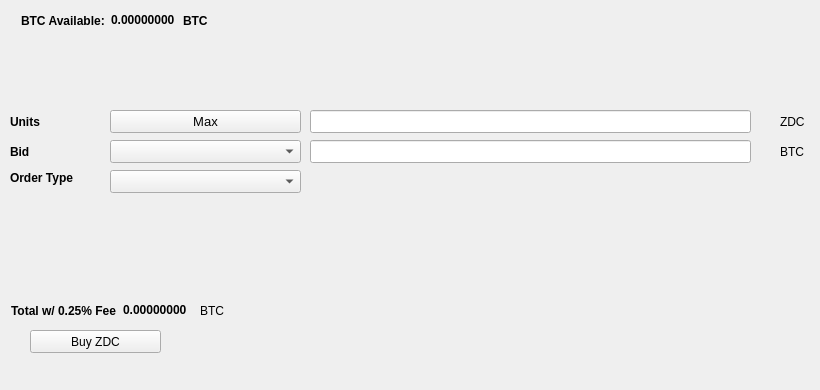
   <widget class="QWidget" name="BuyTab">
    <attribute name="title">
     <string>Buy</string>
    </attribute>
    <widget class="QPushButton" name="BuyZDC">
     <property name="geometry">
      <rect>
       <x>30</x>
       <y>330</y>
       <width>131</width>
       <height>23</height>
      </rect>
     </property>
     <property name="text">
      <string>Buy ZDC</string>
     </property>
     <property name="icon">
      <iconset resource="../zodiac.qrc">
       <normaloff>:/icons/bitcoin</normaloff>:/icons/bitcoin</iconset>
     </property>
    </widget>
    <widget class="QLabel" name="label_3">
     <property name="geometry">
      <rect>
       <x>10</x>
       <y>110</y>
       <width>46</width>
       <height>23</height>
      </rect>
     </property>
     <property name="font">
      <font>
       <weight>75</weight>
       <bold>true</bold>
      </font>
     </property>
     <property name="text">
      <string>Units</string>
     </property>
    </widget>
    <widget class="QLineEdit" name="UnitsInput">
     <property name="geometry">
      <rect>
       <x>310</x>
       <y>110</y>
       <width>441</width>
       <height>23</height>
      </rect>
     </property>
     <property name="font">
      <font>
       <pointsize>9</pointsize>
       <weight>75</weight>
       <bold>true</bold>
      </font>
     </property>
    </widget>
    <widget class="QLineEdit" name="BuyBidPriceEdit">
     <property name="geometry">
      <rect>
       <x>310</x>
       <y>140</y>
       <width>441</width>
       <height>23</height>
      </rect>
     </property>
     <property name="font">
      <font>
       <pointsize>9</pointsize>
       <weight>75</weight>
       <bold>true</bold>
      </font>
     </property>
    </widget>
    <widget class="QLabel" name="label_4">
     <property name="geometry">
      <rect>
       <x>780</x>
       <y>110</y>
       <width>31</width>
       <height>23</height>
      </rect>
     </property>
     <property name="text">
      <string>ZDC</string>
     </property>
    </widget>
    <widget class="QLabel" name="label_5">
     <property name="geometry">
      <rect>
       <x>780</x>
       <y>140</y>
       <width>31</width>
       <height>23</height>
      </rect>
     </property>
     <property name="text">
      <string>BTC</string>
     </property>
    </widget>
    <widget class="QLabel" name="label_6">
     <property name="geometry">
      <rect>
       <x>10</x>
       <y>140</y>
       <width>46</width>
       <height>23</height>
      </rect>
     </property>
     <property name="font">
      <font>
       <weight>75</weight>
       <bold>true</bold>
      </font>
     </property>
     <property name="text">
      <string>Bid</string>
     </property>
    </widget>
    <widget class="QLabel" name="label_7">
     <property name="geometry">
      <rect>
       <x>10</x>
       <y>170</y>
       <width>91</width>
       <height>16</height>
      </rect>
     </property>
     <property name="font">
      <font>
       <weight>75</weight>
       <bold>true</bold>
      </font>
     </property>
     <property name="text">
      <string>Order Type</string>
     </property>
    </widget>
    <widget class="QPushButton" name="Buy_Max_Amount">
     <property name="geometry">
      <rect>
       <x>110</x>
       <y>110</y>
       <width>191</width>
       <height>23</height>
      </rect>
     </property>
     <property name="font">
      <font>
       <pointsize>10</pointsize>
      </font>
     </property>
     <property name="text">
      <string>Max</string>
     </property>
    </widget>
    <widget class="QComboBox" name="BuyBidcomboBox">
     <property name="geometry">
      <rect>
       <x>110</x>
       <y>140</y>
       <width>191</width>
       <height>23</height>
      </rect>
     </property>
     <property name="font">
      <font>
       <pointsize>10</pointsize>
      </font>
     </property>
    </widget>
    <widget class="QComboBox" name="buyOrdertypeCombo">
     <property name="geometry">
      <rect>
       <x>110</x>
       <y>170</y>
       <width>191</width>
       <height>23</height>
      </rect>
     </property>
     <property name="font">
      <font>
       <pointsize>10</pointsize>
      </font>
     </property>
    </widget>
    <widget class="QWidget" name="layoutWidget1">
     <property name="geometry">
      <rect>
       <x>21</x>
       <y>11</y>
       <width>227</width>
       <height>19</height>
      </rect>
     </property>
     <layout class="QHBoxLayout" name="horizontalLayout_3">
      <item>
       <widget class="QLabel" name="label232">
        <property name="font">
         <font>
          <weight>75</weight>
          <bold>true</bold>
         </font>
        </property>
        <property name="text">
         <string>BTC Available:</string>
        </property>
       </widget>
      </item>
      <item>
       <widget class="QLabel" name="BtcAvailableLbl">
        <property name="palette">
         <palette>
          <active>
           <colorrole role="WindowText">
            <brush brushstyle="SolidPattern">
             <color alpha="255">
              <red>0</red>
              <green>0</green>
              <blue>0</blue>
             </color>
            </brush>
           </colorrole>
           <colorrole role="Button">
            <brush brushstyle="SolidPattern">
             <color alpha="255">
              <red>0</red>
              <green>170</green>
              <blue>0</blue>
             </color>
            </brush>
           </colorrole>
           <colorrole role="Light">
            <brush brushstyle="SolidPattern">
             <color alpha="255">
              <red>0</red>
              <green>255</green>
              <blue>0</blue>
             </color>
            </brush>
           </colorrole>
           <colorrole role="Midlight">
            <brush brushstyle="SolidPattern">
             <color alpha="255">
              <red>0</red>
              <green>212</green>
              <blue>0</blue>
             </color>
            </brush>
           </colorrole>
           <colorrole role="Dark">
            <brush brushstyle="SolidPattern">
             <color alpha="255">
              <red>0</red>
              <green>85</green>
              <blue>0</blue>
             </color>
            </brush>
           </colorrole>
           <colorrole role="Mid">
            <brush brushstyle="SolidPattern">
             <color alpha="255">
              <red>0</red>
              <green>113</green>
              <blue>0</blue>
             </color>
            </brush>
           </colorrole>
           <colorrole role="Text">
            <brush brushstyle="SolidPattern">
             <color alpha="255">
              <red>0</red>
              <green>170</green>
              <blue>0</blue>
             </color>
            </brush>
           </colorrole>
           <colorrole role="BrightText">
            <brush brushstyle="SolidPattern">
             <color alpha="255">
              <red>255</red>
              <green>255</green>
              <blue>255</blue>
             </color>
            </brush>
           </colorrole>
           <colorrole role="ButtonText">
            <brush brushstyle="SolidPattern">
             <color alpha="255">
              <red>0</red>
              <green>0</green>
              <blue>0</blue>
             </color>
            </brush>
           </colorrole>
           <colorrole role="Base">
            <brush brushstyle="SolidPattern">
             <color alpha="255">
              <red>255</red>
              <green>255</green>
              <blue>255</blue>
             </color>
            </brush>
           </colorrole>
           <colorrole role="Window">
            <brush brushstyle="SolidPattern">
             <color alpha="255">
              <red>0</red>
              <green>170</green>
              <blue>0</blue>
             </color>
            </brush>
           </colorrole>
           <colorrole role="Shadow">
            <brush brushstyle="SolidPattern">
             <color alpha="255">
              <red>0</red>
              <green>0</green>
              <blue>0</blue>
             </color>
            </brush>
           </colorrole>
           <colorrole role="AlternateBase">
            <brush brushstyle="SolidPattern">
             <color alpha="255">
              <red>127</red>
              <green>212</green>
              <blue>127</blue>
             </color>
            </brush>
           </colorrole>
           <colorrole role="ToolTipBase">
            <brush brushstyle="SolidPattern">
             <color alpha="255">
              <red>255</red>
              <green>255</green>
              <blue>220</blue>
             </color>
            </brush>
           </colorrole>
           <colorrole role="ToolTipText">
            <brush brushstyle="SolidPattern">
             <color alpha="255">
              <red>0</red>
              <green>0</green>
              <blue>0</blue>
             </color>
            </brush>
           </colorrole>
          </active>
          <inactive>
           <colorrole role="WindowText">
            <brush brushstyle="SolidPattern">
             <color alpha="255">
              <red>0</red>
              <green>0</green>
              <blue>0</blue>
             </color>
            </brush>
           </colorrole>
           <colorrole role="Button">
            <brush brushstyle="SolidPattern">
             <color alpha="255">
              <red>0</red>
              <green>170</green>
              <blue>0</blue>
             </color>
            </brush>
           </colorrole>
           <colorrole role="Light">
            <brush brushstyle="SolidPattern">
             <color alpha="255">
              <red>0</red>
              <green>255</green>
              <blue>0</blue>
             </color>
            </brush>
           </colorrole>
           <colorrole role="Midlight">
            <brush brushstyle="SolidPattern">
             <color alpha="255">
              <red>0</red>
              <green>212</green>
              <blue>0</blue>
             </color>
            </brush>
           </colorrole>
           <colorrole role="Dark">
            <brush brushstyle="SolidPattern">
             <color alpha="255">
              <red>0</red>
              <green>85</green>
              <blue>0</blue>
             </color>
            </brush>
           </colorrole>
           <colorrole role="Mid">
            <brush brushstyle="SolidPattern">
             <color alpha="255">
              <red>0</red>
              <green>113</green>
              <blue>0</blue>
             </color>
            </brush>
           </colorrole>
           <colorrole role="Text">
            <brush brushstyle="SolidPattern">
             <color alpha="255">
              <red>0</red>
              <green>170</green>
              <blue>0</blue>
             </color>
            </brush>
           </colorrole>
           <colorrole role="BrightText">
            <brush brushstyle="SolidPattern">
             <color alpha="255">
              <red>255</red>
              <green>255</green>
              <blue>255</blue>
             </color>
            </brush>
           </colorrole>
           <colorrole role="ButtonText">
            <brush brushstyle="SolidPattern">
             <color alpha="255">
              <red>0</red>
              <green>0</green>
              <blue>0</blue>
             </color>
            </brush>
           </colorrole>
           <colorrole role="Base">
            <brush brushstyle="SolidPattern">
             <color alpha="255">
              <red>255</red>
              <green>255</green>
              <blue>255</blue>
             </color>
            </brush>
           </colorrole>
           <colorrole role="Window">
            <brush brushstyle="SolidPattern">
             <color alpha="255">
              <red>0</red>
              <green>170</green>
              <blue>0</blue>
             </color>
            </brush>
           </colorrole>
           <colorrole role="Shadow">
            <brush brushstyle="SolidPattern">
             <color alpha="255">
              <red>0</red>
              <green>0</green>
              <blue>0</blue>
             </color>
            </brush>
           </colorrole>
           <colorrole role="AlternateBase">
            <brush brushstyle="SolidPattern">
             <color alpha="255">
              <red>127</red>
              <green>212</green>
              <blue>127</blue>
             </color>
            </brush>
           </colorrole>
           <colorrole role="ToolTipBase">
            <brush brushstyle="SolidPattern">
             <color alpha="255">
              <red>255</red>
              <green>255</green>
              <blue>220</blue>
             </color>
            </brush>
           </colorrole>
           <colorrole role="ToolTipText">
            <brush brushstyle="SolidPattern">
             <color alpha="255">
              <red>0</red>
              <green>0</green>
              <blue>0</blue>
             </color>
            </brush>
           </colorrole>
          </inactive>
          <disabled>
           <colorrole role="WindowText">
            <brush brushstyle="SolidPattern">
             <color alpha="255">
              <red>0</red>
              <green>85</green>
              <blue>0</blue>
             </color>
            </brush>
           </colorrole>
           <colorrole role="Button">
            <brush brushstyle="SolidPattern">
             <color alpha="255">
              <red>0</red>
              <green>170</green>
              <blue>0</blue>
             </color>
            </brush>
           </colorrole>
           <colorrole role="Light">
            <brush brushstyle="SolidPattern">
             <color alpha="255">
              <red>0</red>
              <green>255</green>
              <blue>0</blue>
             </color>
            </brush>
           </colorrole>
           <colorrole role="Midlight">
            <brush brushstyle="SolidPattern">
             <color alpha="255">
              <red>0</red>
              <green>212</green>
              <blue>0</blue>
             </color>
            </brush>
           </colorrole>
           <colorrole role="Dark">
            <brush brushstyle="SolidPattern">
             <color alpha="255">
              <red>0</red>
              <green>85</green>
              <blue>0</blue>
             </color>
            </brush>
           </colorrole>
           <colorrole role="Mid">
            <brush brushstyle="SolidPattern">
             <color alpha="255">
              <red>0</red>
              <green>113</green>
              <blue>0</blue>
             </color>
            </brush>
           </colorrole>
           <colorrole role="Text">
            <brush brushstyle="SolidPattern">
             <color alpha="255">
              <red>0</red>
              <green>85</green>
              <blue>0</blue>
             </color>
            </brush>
           </colorrole>
           <colorrole role="BrightText">
            <brush brushstyle="SolidPattern">
             <color alpha="255">
              <red>255</red>
              <green>255</green>
              <blue>255</blue>
             </color>
            </brush>
           </colorrole>
           <colorrole role="ButtonText">
            <brush brushstyle="SolidPattern">
             <color alpha="255">
              <red>0</red>
              <green>85</green>
              <blue>0</blue>
             </color>
            </brush>
           </colorrole>
           <colorrole role="Base">
            <brush brushstyle="SolidPattern">
             <color alpha="255">
              <red>0</red>
              <green>170</green>
              <blue>0</blue>
             </color>
            </brush>
           </colorrole>
           <colorrole role="Window">
            <brush brushstyle="SolidPattern">
             <color alpha="255">
              <red>0</red>
              <green>170</green>
              <blue>0</blue>
             </color>
            </brush>
           </colorrole>
           <colorrole role="Shadow">
            <brush brushstyle="SolidPattern">
             <color alpha="255">
              <red>0</red>
              <green>0</green>
              <blue>0</blue>
             </color>
            </brush>
           </colorrole>
           <colorrole role="AlternateBase">
            <brush brushstyle="SolidPattern">
             <color alpha="255">
              <red>0</red>
              <green>170</green>
              <blue>0</blue>
             </color>
            </brush>
           </colorrole>
           <colorrole role="ToolTipBase">
            <brush brushstyle="SolidPattern">
             <color alpha="255">
              <red>255</red>
              <green>255</green>
              <blue>220</blue>
             </color>
            </brush>
           </colorrole>
           <colorrole role="ToolTipText">
            <brush brushstyle="SolidPattern">
             <color alpha="255">
              <red>0</red>
              <green>0</green>
              <blue>0</blue>
             </color>
            </brush>
           </colorrole>
          </disabled>
         </palette>
        </property>
        <property name="font">
         <font>
          <weight>75</weight>
          <bold>true</bold>
         </font>
        </property>
        <property name="text">
         <string>0.00000000</string>
        </property>
        <property name="textInteractionFlags">
         <set>Qt::LinksAccessibleByMouse|Qt::TextSelectableByKeyboard|Qt::TextSelectableByMouse</set>
        </property>
       </widget>
      </item>
      <item>
       <widget class="QLabel" name="BtcAvailableLbl_2">
        <property name="font">
         <font>
          <weight>75</weight>
          <bold>true</bold>
         </font>
        </property>
        <property name="text">
         <string>BTC</string>
        </property>
       </widget>
      </item>
     </layout>
    </widget>
    <widget class="QWidget" name="layoutWidge2">
     <property name="geometry">
      <rect>
       <x>11</x>
       <y>301</y>
       <width>259</width>
       <height>19</height>
      </rect>
     </property>
     <layout class="QHBoxLayout" name="horizontalLayout_4">
      <item>
       <widget class="QLabel" name="label_9">
        <property name="font">
         <font>
          <weight>75</weight>
          <bold>true</bold>
         </font>
        </property>
        <property name="text">
         <string>Total w/ 0.25% Fee</string>
        </property>
       </widget>
      </item>
      <item>
       <widget class="QLabel" name="BuyCostLabel">
        <property name="palette">
         <palette>
          <active>
           <colorrole role="WindowText">
            <brush brushstyle="SolidPattern">
             <color alpha="255">
              <red>0</red>
              <green>0</green>
              <blue>0</blue>
             </color>
            </brush>
           </colorrole>
           <colorrole role="Button">
            <brush brushstyle="SolidPattern">
             <color alpha="255">
              <red>0</red>
              <green>170</green>
              <blue>0</blue>
             </color>
            </brush>
           </colorrole>
           <colorrole role="Light">
            <brush brushstyle="SolidPattern">
             <color alpha="255">
              <red>0</red>
              <green>255</green>
              <blue>0</blue>
             </color>
            </brush>
           </colorrole>
           <colorrole role="Midlight">
            <brush brushstyle="SolidPattern">
             <color alpha="255">
              <red>0</red>
              <green>212</green>
              <blue>0</blue>
             </color>
            </brush>
           </colorrole>
           <colorrole role="Dark">
            <brush brushstyle="SolidPattern">
             <color alpha="255">
              <red>0</red>
              <green>85</green>
              <blue>0</blue>
             </color>
            </brush>
           </colorrole>
           <colorrole role="Mid">
            <brush brushstyle="SolidPattern">
             <color alpha="255">
              <red>0</red>
              <green>113</green>
              <blue>0</blue>
             </color>
            </brush>
           </colorrole>
           <colorrole role="Text">
            <brush brushstyle="SolidPattern">
             <color alpha="255">
              <red>0</red>
              <green>170</green>
              <blue>0</blue>
             </color>
            </brush>
           </colorrole>
           <colorrole role="BrightText">
            <brush brushstyle="SolidPattern">
             <color alpha="255">
              <red>255</red>
              <green>255</green>
              <blue>255</blue>
             </color>
            </brush>
           </colorrole>
           <colorrole role="ButtonText">
            <brush brushstyle="SolidPattern">
             <color alpha="255">
              <red>0</red>
              <green>0</green>
              <blue>0</blue>
             </color>
            </brush>
           </colorrole>
           <colorrole role="Base">
            <brush brushstyle="SolidPattern">
             <color alpha="255">
              <red>255</red>
              <green>255</green>
              <blue>255</blue>
             </color>
            </brush>
           </colorrole>
           <colorrole role="Window">
            <brush brushstyle="SolidPattern">
             <color alpha="255">
              <red>0</red>
              <green>170</green>
              <blue>0</blue>
             </color>
            </brush>
           </colorrole>
           <colorrole role="Shadow">
            <brush brushstyle="SolidPattern">
             <color alpha="255">
              <red>0</red>
              <green>0</green>
              <blue>0</blue>
             </color>
            </brush>
           </colorrole>
           <colorrole role="AlternateBase">
            <brush brushstyle="SolidPattern">
             <color alpha="255">
              <red>127</red>
              <green>212</green>
              <blue>127</blue>
             </color>
            </brush>
           </colorrole>
           <colorrole role="ToolTipBase">
            <brush brushstyle="SolidPattern">
             <color alpha="255">
              <red>255</red>
              <green>255</green>
              <blue>220</blue>
             </color>
            </brush>
           </colorrole>
           <colorrole role="ToolTipText">
            <brush brushstyle="SolidPattern">
             <color alpha="255">
              <red>0</red>
              <green>0</green>
              <blue>0</blue>
             </color>
            </brush>
           </colorrole>
          </active>
          <inactive>
           <colorrole role="WindowText">
            <brush brushstyle="SolidPattern">
             <color alpha="255">
              <red>0</red>
              <green>0</green>
              <blue>0</blue>
             </color>
            </brush>
           </colorrole>
           <colorrole role="Button">
            <brush brushstyle="SolidPattern">
             <color alpha="255">
              <red>0</red>
              <green>170</green>
              <blue>0</blue>
             </color>
            </brush>
           </colorrole>
           <colorrole role="Light">
            <brush brushstyle="SolidPattern">
             <color alpha="255">
              <red>0</red>
              <green>255</green>
              <blue>0</blue>
             </color>
            </brush>
           </colorrole>
           <colorrole role="Midlight">
            <brush brushstyle="SolidPattern">
             <color alpha="255">
              <red>0</red>
              <green>212</green>
              <blue>0</blue>
             </color>
            </brush>
           </colorrole>
           <colorrole role="Dark">
            <brush brushstyle="SolidPattern">
             <color alpha="255">
              <red>0</red>
              <green>85</green>
              <blue>0</blue>
             </color>
            </brush>
           </colorrole>
           <colorrole role="Mid">
            <brush brushstyle="SolidPattern">
             <color alpha="255">
              <red>0</red>
              <green>113</green>
              <blue>0</blue>
             </color>
            </brush>
           </colorrole>
           <colorrole role="Text">
            <brush brushstyle="SolidPattern">
             <color alpha="255">
              <red>0</red>
              <green>170</green>
              <blue>0</blue>
             </color>
            </brush>
           </colorrole>
           <colorrole role="BrightText">
            <brush brushstyle="SolidPattern">
             <color alpha="255">
              <red>255</red>
              <green>255</green>
              <blue>255</blue>
             </color>
            </brush>
           </colorrole>
           <colorrole role="ButtonText">
            <brush brushstyle="SolidPattern">
             <color alpha="255">
              <red>0</red>
              <green>0</green>
              <blue>0</blue>
             </color>
            </brush>
           </colorrole>
           <colorrole role="Base">
            <brush brushstyle="SolidPattern">
             <color alpha="255">
              <red>255</red>
              <green>255</green>
              <blue>255</blue>
             </color>
            </brush>
           </colorrole>
           <colorrole role="Window">
            <brush brushstyle="SolidPattern">
             <color alpha="255">
              <red>0</red>
              <green>170</green>
              <blue>0</blue>
             </color>
            </brush>
           </colorrole>
           <colorrole role="Shadow">
            <brush brushstyle="SolidPattern">
             <color alpha="255">
              <red>0</red>
              <green>0</green>
              <blue>0</blue>
             </color>
            </brush>
           </colorrole>
           <colorrole role="AlternateBase">
            <brush brushstyle="SolidPattern">
             <color alpha="255">
              <red>127</red>
              <green>212</green>
              <blue>127</blue>
             </color>
            </brush>
           </colorrole>
           <colorrole role="ToolTipBase">
            <brush brushstyle="SolidPattern">
             <color alpha="255">
              <red>255</red>
              <green>255</green>
              <blue>220</blue>
             </color>
            </brush>
           </colorrole>
           <colorrole role="ToolTipText">
            <brush brushstyle="SolidPattern">
             <color alpha="255">
              <red>0</red>
              <green>0</green>
              <blue>0</blue>
             </color>
            </brush>
           </colorrole>
          </inactive>
          <disabled>
           <colorrole role="WindowText">
            <brush brushstyle="SolidPattern">
             <color alpha="255">
              <red>0</red>
              <green>85</green>
              <blue>0</blue>
             </color>
            </brush>
           </colorrole>
           <colorrole role="Button">
            <brush brushstyle="SolidPattern">
             <color alpha="255">
              <red>0</red>
              <green>170</green>
              <blue>0</blue>
             </color>
            </brush>
           </colorrole>
           <colorrole role="Light">
            <brush brushstyle="SolidPattern">
             <color alpha="255">
              <red>0</red>
              <green>255</green>
              <blue>0</blue>
             </color>
            </brush>
           </colorrole>
           <colorrole role="Midlight">
            <brush brushstyle="SolidPattern">
             <color alpha="255">
              <red>0</red>
              <green>212</green>
              <blue>0</blue>
             </color>
            </brush>
           </colorrole>
           <colorrole role="Dark">
            <brush brushstyle="SolidPattern">
             <color alpha="255">
              <red>0</red>
              <green>85</green>
              <blue>0</blue>
             </color>
            </brush>
           </colorrole>
           <colorrole role="Mid">
            <brush brushstyle="SolidPattern">
             <color alpha="255">
              <red>0</red>
              <green>113</green>
              <blue>0</blue>
             </color>
            </brush>
           </colorrole>
           <colorrole role="Text">
            <brush brushstyle="SolidPattern">
             <color alpha="255">
              <red>0</red>
              <green>85</green>
              <blue>0</blue>
             </color>
            </brush>
           </colorrole>
           <colorrole role="BrightText">
            <brush brushstyle="SolidPattern">
             <color alpha="255">
              <red>255</red>
              <green>255</green>
              <blue>255</blue>
             </color>
            </brush>
           </colorrole>
           <colorrole role="ButtonText">
            <brush brushstyle="SolidPattern">
             <color alpha="255">
              <red>0</red>
              <green>85</green>
              <blue>0</blue>
             </color>
            </brush>
           </colorrole>
           <colorrole role="Base">
            <brush brushstyle="SolidPattern">
             <color alpha="255">
              <red>0</red>
              <green>170</green>
              <blue>0</blue>
             </color>
            </brush>
           </colorrole>
           <colorrole role="Window">
            <brush brushstyle="SolidPattern">
             <color alpha="255">
              <red>0</red>
              <green>170</green>
              <blue>0</blue>
             </color>
            </brush>
           </colorrole>
           <colorrole role="Shadow">
            <brush brushstyle="SolidPattern">
             <color alpha="255">
              <red>0</red>
              <green>0</green>
              <blue>0</blue>
             </color>
            </brush>
           </colorrole>
           <colorrole role="AlternateBase">
            <brush brushstyle="SolidPattern">
             <color alpha="255">
              <red>0</red>
              <green>170</green>
              <blue>0</blue>
             </color>
            </brush>
           </colorrole>
           <colorrole role="ToolTipBase">
            <brush brushstyle="SolidPattern">
             <color alpha="255">
              <red>255</red>
              <green>255</green>
              <blue>220</blue>
             </color>
            </brush>
           </colorrole>
           <colorrole role="ToolTipText">
            <brush brushstyle="SolidPattern">
             <color alpha="255">
              <red>0</red>
              <green>0</green>
              <blue>0</blue>
             </color>
            </brush>
           </colorrole>
          </disabled>
         </palette>
        </property>
        <property name="font">
         <font>
          <weight>75</weight>
          <bold>true</bold>
         </font>
        </property>
        <property name="autoFillBackground">
         <bool>false</bool>
        </property>
        <property name="text">
         <string>0.00000000</string>
        </property>
        <property name="textInteractionFlags">
         <set>Qt::LinksAccessibleByMouse|Qt::TextSelectableByMouse</set>
        </property>
       </widget>
      </item>
      <item>
       <widget class="QLabel" name="label_10">
        <property name="font">
         <font>
          <weight>50</weight>
          <bold>false</bold>
         </font>
        </property>
        <property name="text">
         <string>BTC</string>
        </property>
       </widget>
      </item>
     </layout>
    </widget>
    <widget class="QLabel" name="label_24">
     <property name="geometry">
      <rect>
       <x>460</x>
       <y>300</y>
       <width>281</width>
       <height>81</height>
      </rect>
     </property>
     <property name="text">
      <string/>
     </property>
     <property name="pixmap">
      <pixmap>:/images/bittrex</pixmap>
     </property>
    </widget>
   </widget>
